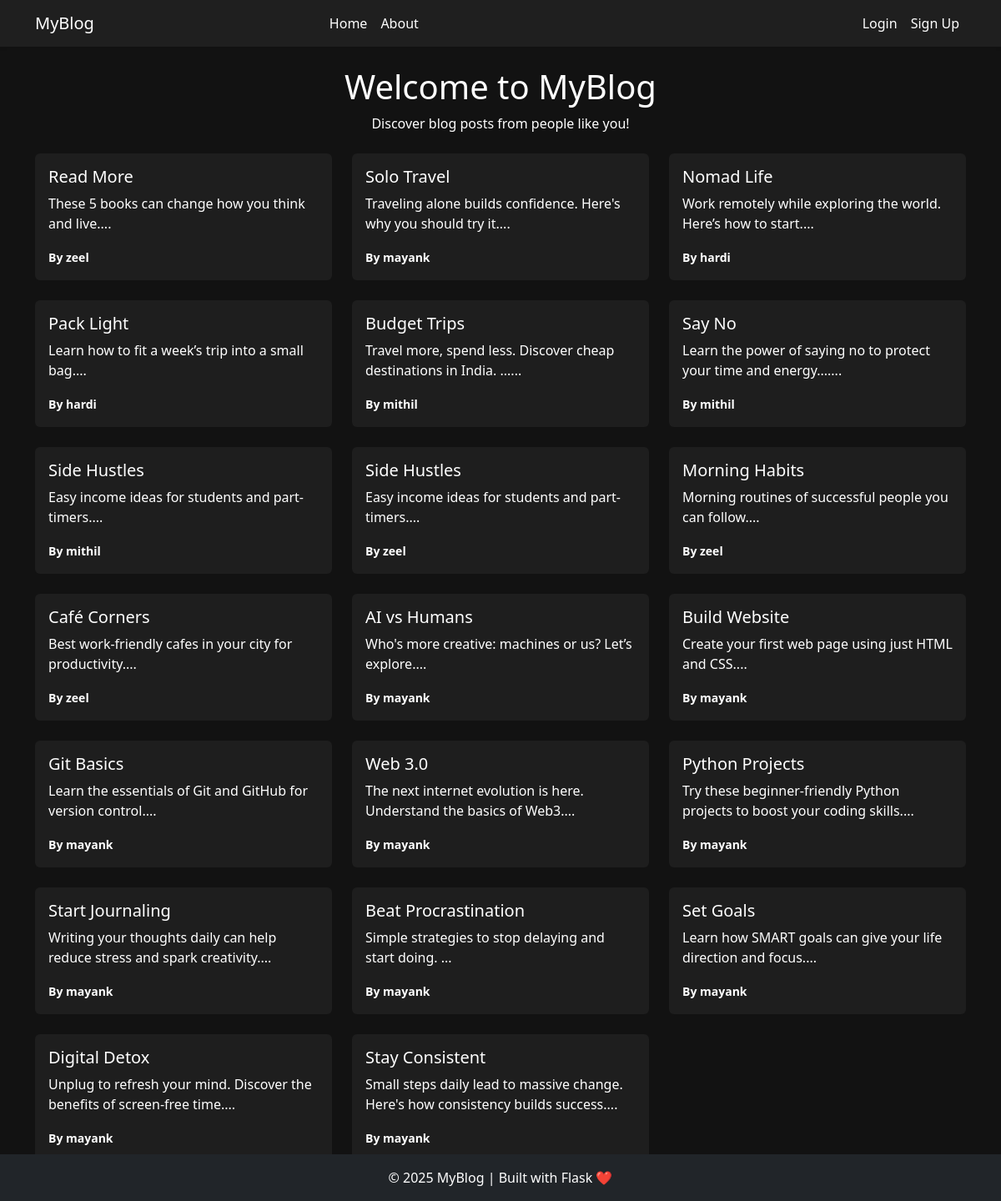
The page / on the database its author committed.
### app.py (models this page shows)
class Post(db.Model):
    id = db.Column(db.Integer, primary_key=True)
    title = db.Column(db.String(150), nullable=False)
    content = db.Column(db.Text, nullable=False)
    user_id = db.Column(db.Integer, db.ForeignKey('user.id'), nullable=False)

class User(db.Model):
    id = db.Column(db.Integer, primary_key=True)
    email = db.Column(db.String(150), unique=True, nullable=False)
    username = db.Column(db.String(100), unique=True, nullable=False)
    password = db.Column(db.String(200), nullable=False)
    posts = db.relationship('Post', backref='author', lazy=True)

### app.py (the view)
@app.route('/')
def home():
    posts = Post.query.order_by(Post.id.desc()).all()
    return render_template('home.html', posts=posts)

### templates/home.html (shortened to what this page needs)
{% extends 'base.html' %}
{% block content %}
<h1 class="text-center">Welcome to MyBlog</h1>
<p class="text-center mb-4">Discover blog posts from people like you!</p>
<div class="row">
  {% for post in posts %}
    <div class="col-md-6 col-lg-4 mb-4">
      <div class="card text-dark">
        <div class="card-body">
          <h5 class="card-title">{{ post.title }}</h5>
          <p class="card-text">{{ post.content[:100] }}...</p>
          <p class="card-text"><small class="text-white fw-bold">By {{ post.author.username }}</small></p>
        </div>
      </div>
    </div>
  {% endfor %}
</div>
{% endblock %}

### templates/base.html (shortened to what this page needs)
<!DOCTYPE html>
<html lang="en">
<head>
    <link href="https://cdn.jsdelivr.net/npm/bootstrap@5.3.0/dist/css/bootstrap.min.css" rel="stylesheet">
</head>
<body>
    <nav class="navbar navbar-expand-lg shadow-sm">
        <div class="container">
            <a class="navbar-brand" href="/">MyBlog</a>
            <div class="collapse navbar-collapse justify-content-between" id="navbarContent">
                <ul class="navbar-nav mx-auto">
                    <li class="nav-item"><a class="nav-link" href="/">Home</a></li>
                    <li class="nav-item"><a class="nav-link" href="/about">About</a></li>
                </ul>
                <ul class="navbar-nav ms-auto">
                    {% if 'user_id' in session %}
                    <li class="nav-item"><a class="nav-link" href="#">Hello, {{ session['username'] }}</a></li>
                    <li class="nav-item"><a class="nav-link" href="/logout">Logout</a></li>
                    {% else %}
                    <li class="nav-item"><a class="nav-link" href="/login">Login</a></li>
                    <li class="nav-item"><a class="nav-link" href="/signup">Sign Up</a></li>
                    {% endif %}
                </ul>
            </div>
        </div>
    </nav>
    <div class="container my-4">
        {% block content %}{% endblock %}
    </div>
    <footer class="footer text-center py-3 mt-auto fixed-bottom bg-dark text-white"">
        <div class="container">
            <span>© 2025 MyBlog | Built with Flask ❤️</span>
        </div>
    </footer>
</body>
</html>

### templates/base.html (style rules this page uses)
body { background-color: #121212; color: #ffffff; }
.navbar, .footer { background-color: #1f1f1f; }
.navbar a { color: #ffffff !important; }
.card { background-color: #1e1e1e; border: none; }
.card-title, .card-text { color: white; }
.footer { color: #aaaaaa; }

### rows shown on the page
Post: title "Read More", content "These 5 books can change how you think and live.", author.username "zeel"
Post: title "Solo Travel", content "Traveling alone builds confidence. Here's why you should try it.", author.username "mayank"
Post: title "Nomad Life", content "Work remotely while exploring the world. Here’s how to start.", author.username "hardi"
Post: title "Pack Light", content "Learn how to fit a week’s trip into a small bag.", author.username "hardi"
Post: title "Budget Trips", content "Travel more, spend less. Discover cheap destinations in India. ...", author.username "mithil"
Post: title "Say No", content "Learn the power of saying no to protect your time and energy....", author.username "mithil"
Post: title "Side Hustles", content "Easy income ideas for students and part-timers.", author.username "mithil"
Post: title "Side Hustles", content "Easy income ideas for students and part-timers.", author.username "zeel"
Post: title "Morning Habits", content "Morning routines of successful people you can follow.", author.username "zeel"
Post: title "Café Corners", content "Best work-friendly cafes in your city for productivity.", author.username "zeel"
Post: title "AI vs Humans", content "Who's more creative: machines or us? Let’s explore.", author.username "mayank"
Post: title "Build Website", content "Create your first web page using just HTML and CSS.", author.username "mayank"
Post: title "Git Basics", content "Learn the essentials of Git and GitHub for version control.", author.username "mayank"
Post: title "Web 3.0", content "The next internet evolution is here. Understand the basics of Web3.", author.username "mayank"
Post: title "Python Projects", content "Try these beginner-friendly Python projects to boost your coding skills.", author.username "mayank"
Post: title "Start Journaling", content "Writing your thoughts daily can help reduce stress and spark creativity.", author.username "mayank"
Post: title "Beat Procrastination", content "Simple strategies to stop delaying and start doing.", author.username "mayank"
Post: title "Set Goals", content "Learn how SMART goals can give your life direction and focus.", author.username "mayank"
Post: title "Digital Detox", content "Unplug to refresh your mind. Discover the benefits of screen-free time.", author.username "mayank"
Post: title "Stay Consistent", content "Small steps daily lead to massive change. Here's how consistency builds success.", author.username "mayank"
